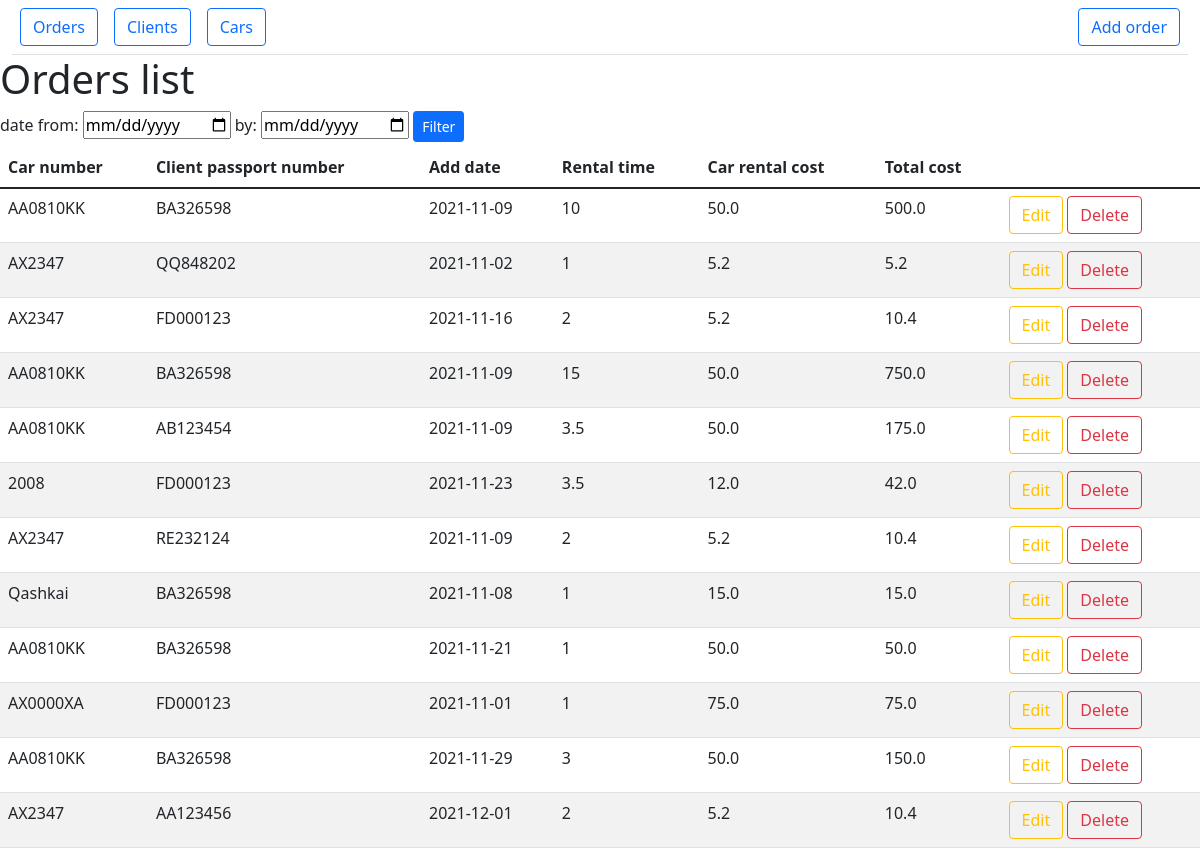
Before: /orders-list with the older database file.
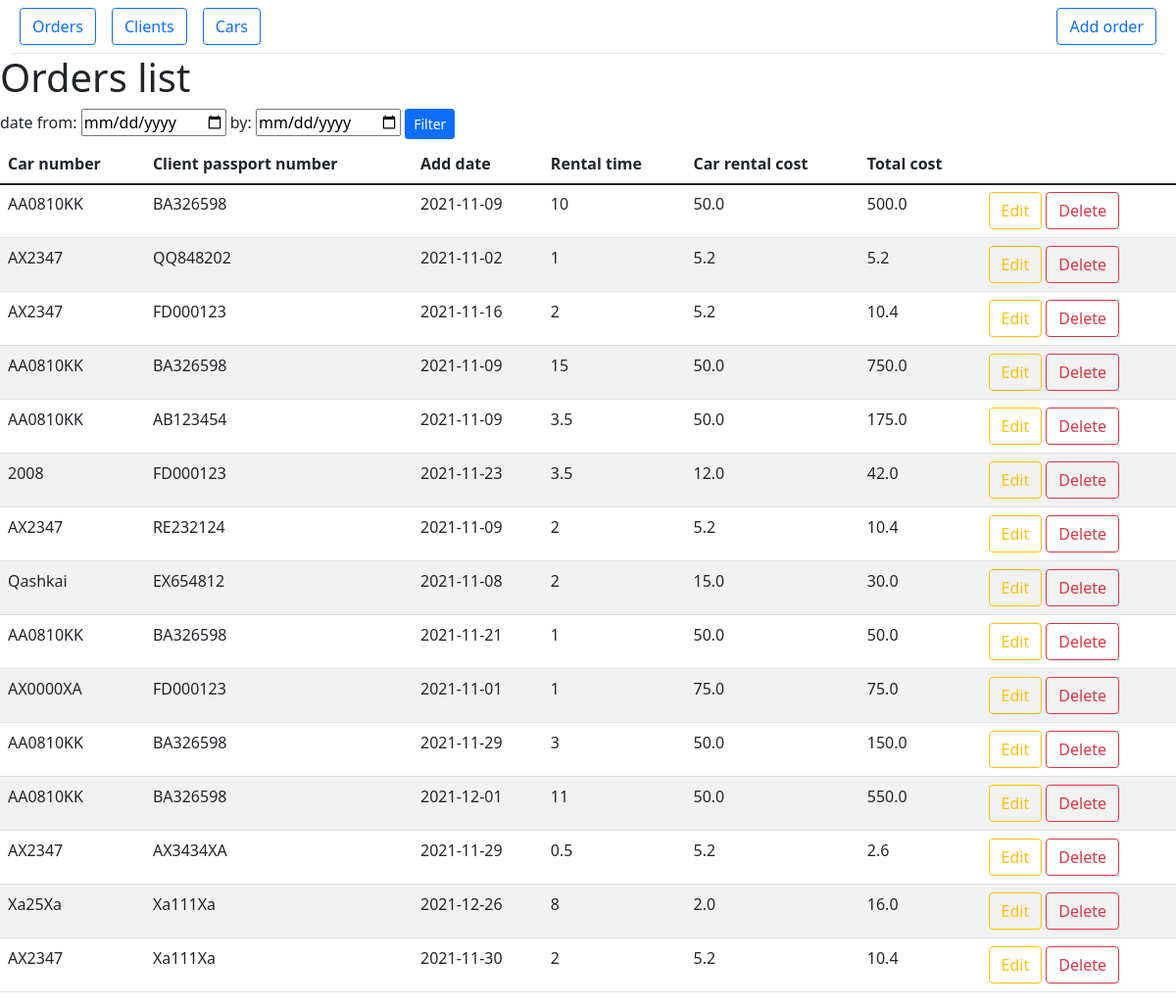
After: the same page with the newer database file.
### main.py (models this page shows, shortened)
class Orders(db.Model):
    id = db.Column(db.Integer, primary_key=True)
    add_date = db.Column(db.String(45), nullable=False)
    rental_time = db.Column(db.Integer, nullable=False)
    client_id = db.Column(db.String(30), db.ForeignKey('clients.id'))
    car_id = db.Column(db.String(30), db.ForeignKey('cars.id'))

class Cars(db.Model):
    id = db.Column(db.Integer, primary_key=True)
    number = db.Column(db.String(30), nullable=False)
    description = db.Column(db.String(90), nullable=False)
    rental_cost = db.Column(db.Float(), nullable=False)

class Clients(db.Model):
    id = db.Column(db.Integer, primary_key=True)
    passport_number = db.Column(db.String(30), nullable=False)
    first_name = db.Column(db.String(45), nullable=False)
    last_name = db.Column(db.String(45), nullable=False)
    registration_date = db.Column(db.String(45), nullable=False)

### main.py (the view, shortened to what this page needs)
@rental_cars.route('/orders-list', methods=['POST', 'GET'])
def orders_list():
    orders_req = "SELECT id, number, passport_number, add_date, rental_time, rental_cost, (rental_time * rental_cost) \
                      FROM (SELECT * FROM orders LEFT JOIN clients ON orders.client_id = clients.id \
                      LEFT JOIN cars ON orders.car_id = cars.id)"
    g.db = sqlite3.connect('rental_cars.db')
    cur = g.db.execute(orders_req)
    linked_orders = cur.fetchall()
    g.db.close()
    return render_template('orders-list.html', linked_orders=linked_orders)

### templates/orders-list.html (shortened to what this page needs)
{% extends 'documentation/html_prototype/static_prototype.html' %}
{% block nav %}
<div class="ms-auto p-2 bd-highlight"><a href="/add-order" class="btn btn-outline-primary">Add order</a></div>
{% endblock %}
{% block body %}
<h1>Orders list</h1>
<form method="POST">
    <label for="date_from"> date from: </label>
    <input type="date" name="date_from" id="date_from" class="form-label">
    <label for="date_by"> by: </label>
    <input type="date" name="date_by" id="date_by" class="form-label">
    <button type="submit" class="btn btn-primary btn-sm">Filter</button>
</form>
<table class="table table-striped table-hover">
    <thead>
        <tr>
            <th scope="col">Car number</th>
            <th scope="col">Client passport number</th>
            <th scope="col">Add date</th>
            <th scope="col">Rental time</th>
            <th scope="col">Car rental cost</th>
            <th scope="col">Total cost</th>
        </tr>
    </thead>
    <tbody>
        <tr>
            {% for row in linked_orders %}
                <tr>
                    <td>{{ row[1] }}</td>
                    <td>{{ row[2] }}</td>
                    <td>{{ row[3] }}</td>
                    <td>{{ row[4] }}</td>
                    <td>{{ row[5] }}</td>
                    <td>{{ row[6] }}</td>
                    <td>
                        <a href="/orders-list/{{ row[0] }}/update-order" class="btn btn-outline-warning">Edit</a>
                        <a href="/orders-list/{{ row[0] }}/delete-order" class="btn btn-outline-danger" onclick="return confirm('Please confirm delete order')">Delete</a>
                    </td>
                </tr>
            {% endfor %}
        </tr>
  </tbody>
</table>
{% endblock %}

### templates/documentation/html_prototype/static_prototype.html (shortened to what this page needs)
<!doctype html>
<html lang="en">
<head>
    <link rel="stylesheet" href="{{ url_for('static', filename='css/main.css') }}">
    <link rel="stylesheet" href="https://cdn.jsdelivr.net/npm/bootstrap@5.1.3/dist/css/bootstrap.min.css">
</head>
<body>
    <div class="container-fluid">
        <header class="d-flex border-bottom">
            <div class="p-2 bd-highlight"><a href="/orders-list" class="btn btn-outline-primary">Orders</a></div>
            <div class="p-2 bd-highlight"><a href="/clients-list" class="btn btn-outline-primary">Clients</a></div>
            <div class="p-2 bd-highlight"><a href="/cars-list" class="btn btn-outline-primary"> Cars </a></div>
            {% block nav %}{% endblock %}
        </header>
    </div>
    {% block body %}{% endblock %}
</body>
</html>

Changed rows visible on the page:
changed Orders "Qashkai": passport_number "BA326598" → "EX654812"; rental_time "1" → "2"; row "15.0" → "30.0"
changed Orders (number 12 of 15 on the later page): number "AX2347" → "AA0810KK"; passport_number "AA123456" → "BA326598"; rental_time "2" → "11"; rental_cost "5.2" → "50.0"; row "10.4" → "550.0"
added Orders: number "AX2347", passport_number "AX3434XA", add_date "2021-11-29", rental_time "0.5", rental_cost "5.2", row "2.6"
added Orders: number "Xa25Xa", passport_number "Xa111Xa", add_date "2021-12-26", rental_time "8", rental_cost "2.0", row "16.0"
added Orders: number "AX2347", passport_number "Xa111Xa", add_date "2021-11-30", rental_time "2", rental_cost "5.2", row "10.4"
